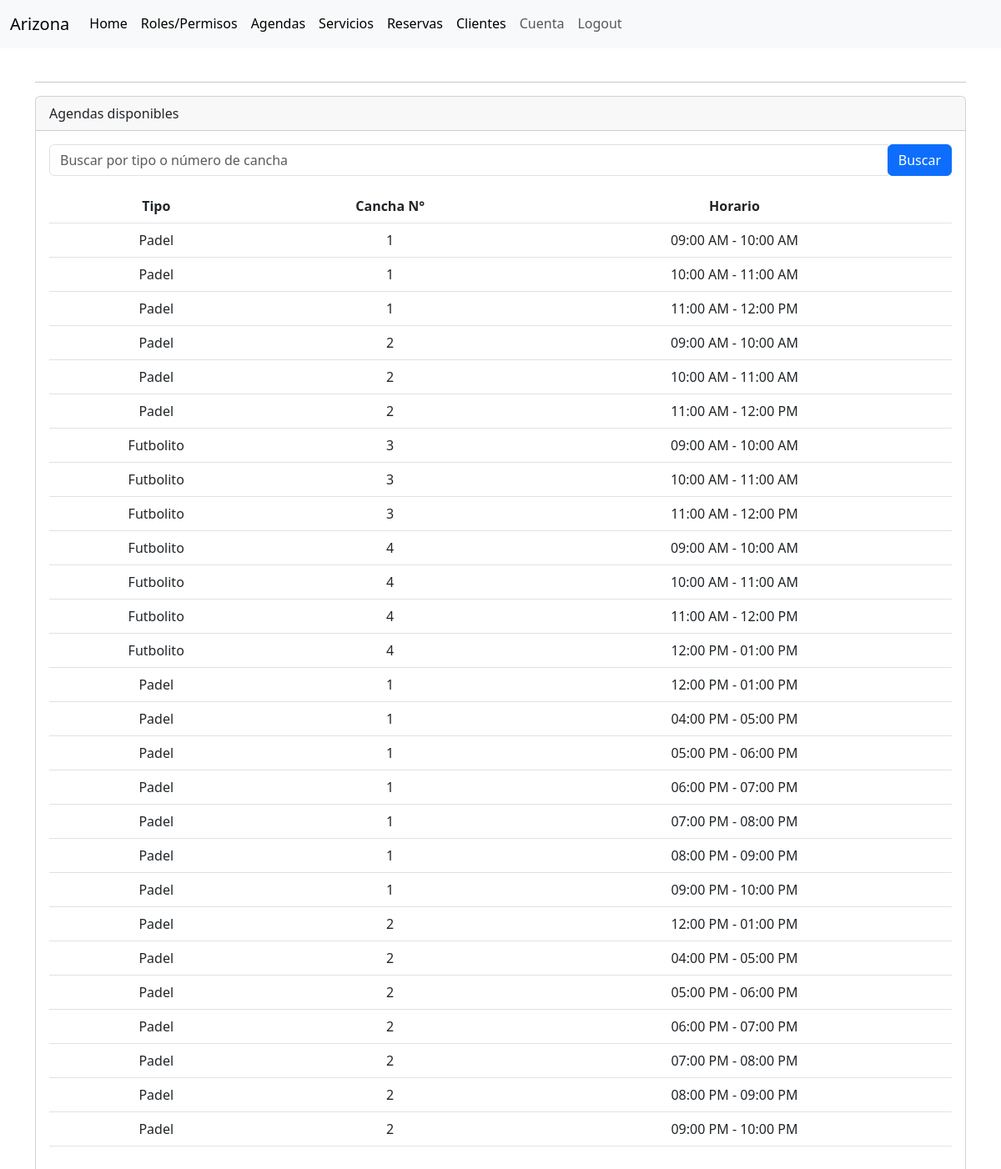
The app's page /servicio/agenda/listar/ (signed in) with its own data.
### servicio/models.py (models this page shows, shortened)
class Agenda(models.Model):
    cancha = models.ForeignKey(Cancha, on_delete=models.CASCADE)
    horario = models.ForeignKey(Horario, on_delete=models.CASCADE)
    disponible = models.BooleanField(default=True)
    class Meta:
        verbose_name = _('Agenda')
        verbose_name_plural = _('Agendas')
        unique_together = ('cancha', 'horario')

class Cancha(models.Model):
    NUMERACION_CHOICES = [
        ('1', 'Cancha 1'),
        ('2', 'Cancha 2'),
        ('3', 'Cancha 3'),
        ('4', 'Cancha 4'),
        ('5', 'Cancha 5'),
        ('6', 'Cancha 6'),
        ('7', 'Cancha 7'),
        ('8', 'Cancha 8'),
    ]
    numeracion = models.CharField(max_length=10, choices=NUMERACION_CHOICES)
    tipo = models.ForeignKey(TipoCancha, on_delete=models.CASCADE, related_name='canchas')
    class Meta:
        verbose_name = _('Cancha')
        verbose_name_plural = _('Canchas')

class TipoCancha(models.Model):
    nombre = models.CharField(max_length=50)
    precio = models.DecimalField(max_digits=8, decimal_places=0)
    descripcion = models.TextField()
    def __str__(self):
        return self.nombre
    class Meta:
        verbose_name = _('Tipo de Cancha')
        verbose_name_plural = _('Tipos de Canchas')

class Horario(models.Model):
    AM = 'AM'
    PM = 'PM'
    MERIDIEM_CHOICES = [
        (AM, 'AM'),
        (PM, 'PM'),
    ]
    hora_inicio = models.TimeField()
    hora_fin = models.TimeField()
    meridiem = models.CharField(max_length=2, choices=MERIDIEM_CHOICES, default=PM)
    def __str__(self):
        return f'{self.hora_inicio.strftime("%I:%M %p")} - {self.hora_fin.strftime("%I:%M %p")}'

### servicio/views.py (the view)
# urls.py: path('agenda/listar/', AgendaListView.as_view(), name='agenda-listar'),
class AgendaListView(ListView):
    model = Agenda
    template_name = 'agendas/listar.html'
    context_object_name = 'agendas'
    def dispatch(self, request, *args, **kwargs):
        user = self.request.user
        if not (user.name and user.apellidos):
            messages.warning(self.request, "Completa tu nombre y apellidos antes de continuar.")
            profile_url = reverse('account:update_user')
            return redirect(profile_url)
        return super().dispatch(request, *args, **kwargs)
    def get_queryset(self):
        query = self.request.GET.get('q')
        queryset = super().get_queryset()
        if query:
            queryset = queryset.filter(
                Q(cancha__tipo__nombre__icontains=query) |
                Q(cancha__numeracion__icontains=query)
            )
        return queryset

### servicio/templatetags/custom_filters.py (called while the page is built)
@register.filter(name='has_permission')
def has_permission(user, permission_name):
    try:
        return user.roles.permisos.filter(nombre=permission_name).exists()
    except AttributeError:
        return False

### servicio/templates/agendas/listar.html (shortened to what this page needs)
{% extends "layout.html" %}
{% load static %}
{% load humanize %}
{% load custom_filters %}
{% block container %}
<div class="container">
  <br>
  <hr>
  <div class="card">
    <div class="card-header">
      Agendas disponibles
    </div>
    <div class="card-body">
      <form class="form-inline my-2 my-lg-0" method="GET">
        <div class="input-group mb-3">
            <input type="text" class="form-control" name="q" placeholder="Buscar por tipo o número de cancha" value="{{ request.GET.q }}">
            <div class="input-group-append">
                <button class="btn btn-primary" type="submit">Buscar</button>
            </div>
        </div>
    </form>
      <table class="table text-center">
        <thead>
          <tr>
            <th>Tipo</th>
            <th>Cancha N°</th>
            <th>Horario</th>
          </tr>
        </thead>
        <tbody>
          {% for agenda in agendas %}
          <tr>
            <td>{{ agenda.cancha.tipo }}</td>
            <td>{{ agenda.cancha.numeracion }}</td>
            <td>{{ agenda.horario }}</td>
          </tr>
          {% empty %}
          <tr>
            <td colspan="4">No hay agendas disponibles.</td>
          </tr>
          {% endfor %}
        </tbody>
      </table>
    </div>
  </div>
</div>
{% endblock %}

### records on screen
Agenda: cancha.tipo "Padel", cancha.numeracion "1", horario "09:00 AM - 10:00 AM"
Agenda: cancha.tipo "Padel", cancha.numeracion "1", horario "10:00 AM - 11:00 AM"
Agenda: cancha.tipo "Padel", cancha.numeracion "1", horario "11:00 AM - 12:00 PM"
Agenda: cancha.tipo "Padel", cancha.numeracion "2", horario "09:00 AM - 10:00 AM"
Agenda: cancha.tipo "Padel", cancha.numeracion "2", horario "10:00 AM - 11:00 AM"
Agenda: cancha.tipo "Padel", cancha.numeracion "2", horario "11:00 AM - 12:00 PM"
Agenda: cancha.tipo "Futbolito", cancha.numeracion "3", horario "09:00 AM - 10:00 AM"
Agenda: cancha.tipo "Futbolito", cancha.numeracion "3", horario "10:00 AM - 11:00 AM"
Agenda: cancha.tipo "Futbolito", cancha.numeracion "3", horario "11:00 AM - 12:00 PM"
Agenda: cancha.tipo "Futbolito", cancha.numeracion "4", horario "09:00 AM - 10:00 AM"
Agenda: cancha.tipo "Futbolito", cancha.numeracion "4", horario "10:00 AM - 11:00 AM"
Agenda: cancha.tipo "Futbolito", cancha.numeracion "4", horario "11:00 AM - 12:00 PM"
Agenda: cancha.tipo "Futbolito", cancha.numeracion "4", horario "12:00 PM - 01:00 PM"
Agenda: cancha.tipo "Padel", cancha.numeracion "1", horario "12:00 PM - 01:00 PM"
Agenda: cancha.tipo "Padel", cancha.numeracion "1", horario "04:00 PM - 05:00 PM"
Agenda: cancha.tipo "Padel", cancha.numeracion "1", horario "05:00 PM - 06:00 PM"
Agenda: cancha.tipo "Padel", cancha.numeracion "1", horario "06:00 PM - 07:00 PM"
Agenda: cancha.tipo "Padel", cancha.numeracion "1", horario "07:00 PM - 08:00 PM"
Agenda: cancha.tipo "Padel", cancha.numeracion "1", horario "08:00 PM - 09:00 PM"
Agenda: cancha.tipo "Padel", cancha.numeracion "1", horario "09:00 PM - 10:00 PM"
Agenda: cancha.tipo "Padel", cancha.numeracion "2", horario "12:00 PM - 01:00 PM"
Agenda: cancha.tipo "Padel", cancha.numeracion "2", horario "04:00 PM - 05:00 PM"
Agenda: cancha.tipo "Padel", cancha.numeracion "2", horario "05:00 PM - 06:00 PM"
Agenda: cancha.tipo "Padel", cancha.numeracion "2", horario "06:00 PM - 07:00 PM"
Agenda: cancha.tipo "Padel", cancha.numeracion "2", horario "07:00 PM - 08:00 PM"
Agenda: cancha.tipo "Padel", cancha.numeracion "2", horario "08:00 PM - 09:00 PM"
Agenda: cancha.tipo "Padel", cancha.numeracion "2", horario "09:00 PM - 10:00 PM"
